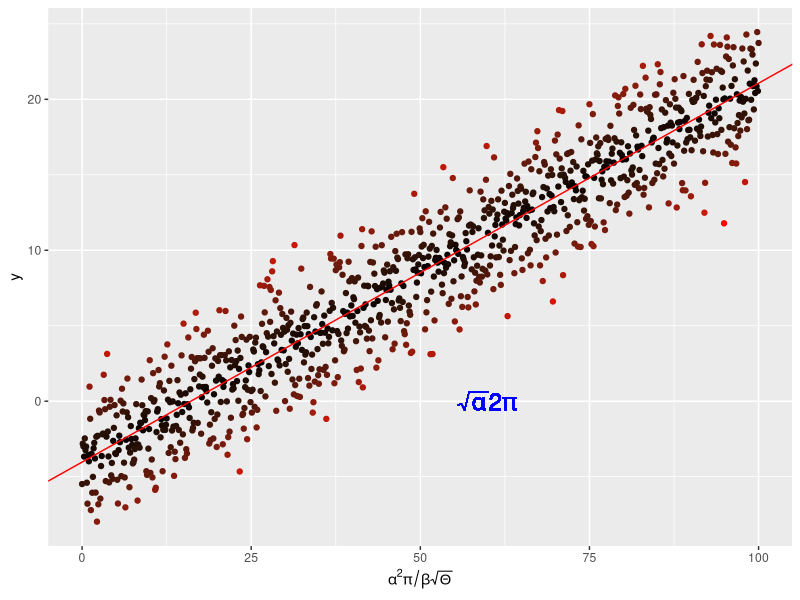

Here is the R script that generated this plot:
require(ggplot2)
x <- seq(0, 100, by = 0.1)
y <- -4. + 0.25 * x +
  rnorm(length(x), mean = 0., sd = 2.5)

# and put them in a dataframe
my_data <- data.frame(x = x, y = y)

# perform a linear regression
my_lm <- summary(lm(y ~ x, data = my_data))

# plot the data
p <-  ggplot(my_data, aes(x = x, y = y,
                          colour = abs(my_lm$residual))
             ) +
  geom_point() +
  scale_colour_gradient(low = "black", high = "red") +
  theme(legend.position = "none") +
  scale_x_continuous(
    expression(alpha^2 * pi / beta * sqrt(Theta)))

# add the regression line
p <- p + geom_abline(
  intercept = my_lm$coefficients[1][1],
  slope = my_lm$coefficients[2][1],
  colour = "red")
# throw some math on the plot
p <- p + geom_text(aes(x = 60, y = 0,
                       label = "sqrt(alpha) * 2* pi"), 
                       parse = TRUE, size = 6, 
                       colour = "blue")

pdf("../Results/MylinReg.pdf")
print(p)
dev.off()
